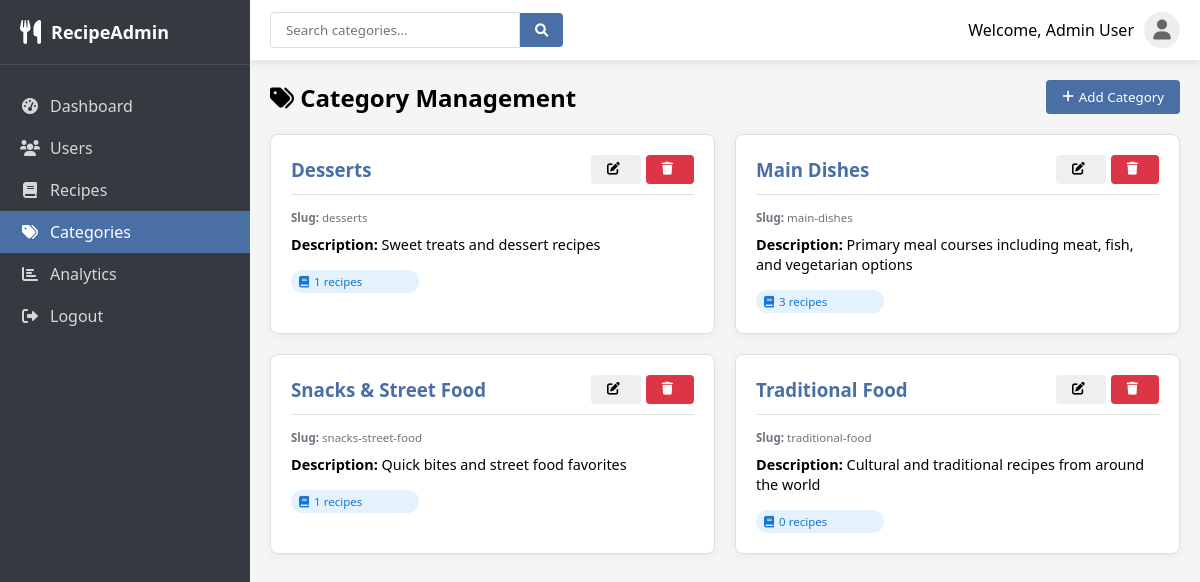
Screenshot of /admin/categories.php (signed in) with the database file from the repository.
### tables this page shows
CREATE TABLE categories (
    id INT AUTO_INCREMENT PRIMARY KEY,
    name VARCHAR(100) NOT NULL,
    slug VARCHAR(100) UNIQUE NOT NULL,
    description TEXT,
    image_url VARCHAR(500),
    created_at TIMESTAMP DEFAULT CURRENT_TIMESTAMP
);

### admin/categories.php (the view, shortened to what this page needs)
<?php
require_once '../db.php';
$categories_query = "
    SELECT c.*, COUNT(r.id) as recipe_count
    FROM categories c
    LEFT JOIN recipes r ON c.id = r.category_id
    GROUP BY c.id
    ORDER BY c.name
";
$categories_result = $conn->query($categories_query);
?>
<!DOCTYPE html>
<html lang="en">
<head>
    <link rel="stylesheet" href="../css/admin.css">
    <link rel="stylesheet" href="https://cdnjs.cloudflare.com/ajax/libs/font-awesome/6.0.0-beta3/css/all.min.css">
</head>
<body>
    <div class="admin-container">
        <div class="sidebar">
            <div class="logo">
                <i class="fas fa-utensils"></i>
                <h1>RecipeAdmin</h1>
            </div>
            <nav>
                <ul>
                    <li><a href="index.php"><i class="fas fa-tachometer-alt"></i><span>Dashboard</span></a></li>
                    <li><a href="users.php"><i class="fas fa-users"></i><span>Users</span></a></li>
                    <li><a href="recipes.php"><i class="fas fa-book"></i><span>Recipes</span></a></li>
                    <li class="active"><a href="categories.php"><i class="fas fa-tags"></i><span>Categories</span></a></li>
                    <li><a href="analytics.php"><i class="fas fa-chart-bar"></i><span>Analytics</span></a></li>
                    <li><a href="logout.php"><i class="fas fa-sign-out-alt"></i><span>Logout</span></a></li>
                </ul>
            </nav>
        </div>
        <div class="main-content">
            <div class="top-bar">
                <div class="search-bar">
                    <input type="text" placeholder="Search categories..." id="category-search">
                    <button><i class="fas fa-search"></i></button>
                </div>
                <div class="user-info">
                    <span>Welcome, <?php echo htmlspecialchars($_SESSION['user_name']); ?></span>
                    <div class="avatar">
                        <i class="fas fa-user"></i>
                    </div>
                </div>
            </div>
            <div class="content-section active">
                <div class="section-header">
                    <h2><i class="fas fa-tags"></i> Category Management</h2>
                    <button class="btn btn-primary" onclick="openAddModal()">
                        <i class="fas fa-plus"></i> Add Category
                    </button>
                </div>
                <div class="categories-grid">
                    <?php while ($category = $categories_result->fetch_assoc()): ?>
                        <div class="category-card">
                            <div class="category-header">
                                <h3><?php echo htmlspecialchars($category['name']); ?></h3>
                                <div class="category-actions">
                                    <button class="btn btn-info btn-sm" onclick="editCategory(<?php echo $category['id']; ?>)">
                                        <i class="fas fa-edit"></i>
                                    </button>
                                    <button class="btn btn-danger btn-sm" onclick="deleteCategory(<?php echo $category['id']; ?>, '<?php echo htmlspecialchars($category['name']); ?>')">
                                        <i class="fas fa-trash"></i>
                                    </button>
                                </div>
                            </div>
                            <div class="category-info">
                                <div class="category-slug">
                                    <strong>Slug:</strong> <?php echo htmlspecialchars($category['slug']); ?>
                                </div>
                                <?php if ($category['description']): ?>
                                    <div class="category-description">
                                        <strong>Description:</strong> <?php echo htmlspecialchars($category['description']); ?>
                                    </div>
                                <?php endif; ?>
                                <div class="category-stats">
                                    <span class="recipe-count">
                                        <i class="fas fa-book"></i> <?php echo $category['recipe_count']; ?> recipes
                                    </span>
                                </div>
                            </div>
                        </div>
                    <?php endwhile; ?>
                </div>
            </div>
        </div>
    </div>
</body>
</html>

### css/admin.css (style rules this page uses)
:root { --primary-color: #4a6fa5; --secondary-color: #6c757d; --success-color: #28a745; --danger-color: #dc3545; --warning-color: #ffc107; --info-color: #17a2b8; --light-color: #f8f9fa; --dark-color: #343a40; --sidebar-width: 250px; --topbar-height: 60px; }
* { margin: 0; padding: 0; box-sizing: border-box; font-family: 'Segoe UI', Tahoma, Geneva, Verdana, sans-serif; }
body { background-color: #f5f5f5; }
.btn-sm { padding: 4px 8px; font-size: 0.8em; }
.categories-grid { display: grid; grid-template-columns: repeat(auto-fill, minmax(300px, 1fr)); gap: 20px; margin-top: 20px; }
.category-card { background: white; border-radius: 8px; padding: 20px; box-shadow: 0 2px 10px rgba(0, 0, 0, 0.05); border: 1px solid #e0e0e0; transition: transform 0.3s ease, box-shadow 0.3s ease; }
.category-header { display: flex; justify-content: space-between; align-items: center; margin-bottom: 15px; padding-bottom: 10px; border-bottom: 1px solid #e0e0e0; }
.category-header h3 { margin: 0; color: var(--primary-color); }
.category-actions { display: flex; gap: 5px; }
.category-info { font-size: 0.9em; }
.category-slug { margin-bottom: 10px; color: #6c757d; }
.category-description { margin-bottom: 15px; line-height: 1.4; }
.category-stats { display: flex; align-items: center; gap: 10px; }
.recipe-count { background: #e3f2fd; color: #1976d2; padding: 4px 8px; border-radius: 12px; font-size: 0.8em; display: flex; align-items: center; gap: 5px; }
.category-slug { color: #6c757d; font-size: 0.8em; }
.category-stats { display: grid; grid-template-columns: repeat(3, 1fr); gap: 10px; }
.admin-container { display: flex; min-height: 100vh; }
.sidebar { width: var(--sidebar-width); background-color: var(--dark-color); color: white; position: fixed; height: 100%; transition: all 0.3s; z-index: 1000; }
.logo { padding: 20px; display: flex; align-items: center; border-bottom: 1px solid rgba(255, 255, 255, 0.1); }
.logo i { font-size: 24px; margin-right: 10px; }
.logo h1 { font-size: 18px; font-weight: 600; }
.sidebar nav ul { list-style: none; padding: 20px 0; }
.sidebar nav ul li { padding: 10px 20px; transition: all 0.3s; }
.sidebar nav ul li a { color: rgba(255, 255, 255, 0.8); text-decoration: none; display: flex; align-items: center; }
.sidebar nav ul li a i { margin-right: 10px; width: 20px; text-align: center; }
.sidebar nav ul li.active { background-color: var(--primary-color); }
.sidebar nav ul li.active a { color: white; }
.main-content { flex: 1; margin-left: var(--sidebar-width); min-height: 100vh; }
.top-bar { height: var(--topbar-height); background-color: white; box-shadow: 0 2px 10px rgba(0, 0, 0, 0.1); display: flex; justify-content: space-between; align-items: center; padding: 0 20px; position: sticky; top: 0; z-index: 100; }
.search-bar { display: flex; align-items: center; }
.search-bar input { padding: 8px 15px; border: 1px solid #ddd; border-radius: 4px 0 0 4px; outline: none; width: 250px; }
.search-bar button { padding: 8px 15px; background-color: var(--primary-color); color: white; border: none; border-radius: 0 4px 4px 0; cursor: pointer; }
.user-info { display: flex; align-items: center; }
.user-info span { margin-right: 10px; font-weight: 500; }
.avatar { width: 36px; height: 36px; border-radius: 50%; background-color: #eee; display: flex; align-items: center; justify-content: center; cursor: pointer; }
.avatar i { font-size: 20px; color: #666; }
.content-section { padding: 20px; display: none; }
.content-section.active { display: block; }
.btn { padding: 8px 16px; border-radius: 4px; border: none; cursor: pointer; font-weight: 500; transition: all 0.3s; display: inline-flex; align-items: center; }
.btn i { margin-right: 5px; }
.btn-primary { background-color: var(--primary-color); color: white; }
.btn-danger { background-color: var(--danger-color); color: white; }
.section-header { display: flex; justify-content: space-between; align-items: center; margin-bottom: 20px; }

### rows the page displays
categories: name "Desserts", slug "desserts", description "Sweet treats and dessert recipes", recipe_count "1"
categories: name "Main Dishes", slug "main-dishes", description "Primary meal courses including meat, fish, and vegetarian options", recipe_count "3"
categories: name "Snacks & Street Food", slug "snacks-street-food", description "Quick bites and street food favorites", recipe_count "1"
categories: name "Traditional Food", slug "traditional-food", description "Cultural and traditional recipes from around the world", recipe_count "0"

### other values shown
$_SESSION['user_name'] "Admin User"
